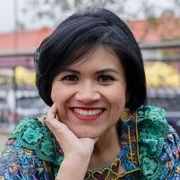
#> input picture Jackie-Reyes-Yanes.jpg, 180 x 180 px
$ python add_candidate_markers.py
#> lines starting #> are read from the running program, lines starting #| are printed output that depends on the picture
"""
Run from ward1intel folder: python3 add_candidate_markers.py
Resizes images to 80x80 thumbnails before base64 encoding — keeps file small.
Requires: pip install Pillow
"""
import base64, re, io
from PIL import Image

candidates = {
    "Jackie Reyes Yanes": {
        "file": "Jackie-Reyes-Yanes.jpg",
        "address": "707 Kenyon St NW",
        "lat": 38.9335,
        "lng": -77.0315,
    },
    "Aparna Raj": {
        "file": "aparna-raj.png",
        "address": "2656 15th St NW",
        "lat": 38.9265,
        "lng": -77.0395,
    },
    "Miguel Trindade Deramo": {
        "file": "Miguel-Trindade-Deramo.jpeg",
        "address": "2420 14th St NW",
        "lat": 38.9198,
        "lng": -77.0305,
    },
    "Rashida Brown": {
        "file": "rashida-brown.jpeg",
        "address": "430 Irving St NW",
        "lat": 38.9268,
        "lng": -77.0190,
    },
    "Terry Lynch": {
        "file": "terry-lynch.jpg",
        "address": "1737 Kenyon St NW",
        "lat": 38.9295,
        "lng": -77.0420,
    },
}

# Resize and encode each image
for name, info in candidates.items():
    img = Image.open(info["file"]).convert("RGB")
#> img is the input picture: PIL image 180x180 RGB; mean R, G, B 123, 117.4, 116.2
    img.thumbnail((80, 80), Image.LANCZOS)
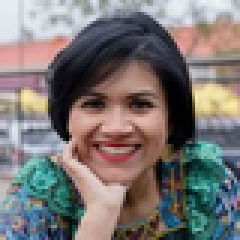
#> img: PIL image 80x80 RGB (shown 3 times larger); mean R, G, B 123, 117.4, 116.2
    buf = io.BytesIO()
    img.save(buf, format="JPEG", quality=75)
    b64 = base64.b64encode(buf.getvalue()).decode("utf-8")
    info["mime"] = "image/jpeg"
    info["b64"] = b64
    print(f"{name}: {len(b64)} chars after resize")
#> pass 2 of the loop `for name, info in candidates.items():`:
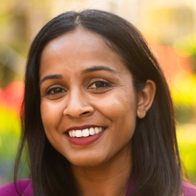
#> input picture aparna-raj.png, 196 x 196 px
#> `img.thumbnail((80, 80), Image.LANCZOS)`:
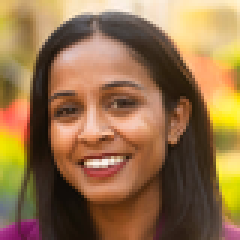
#> img: PIL image 80x80 RGB (shown 3 times larger); mean R, G, B 148.7, 112.9, 74.4
#> pass 3 of the loop `for name, info in candidates.items():`:
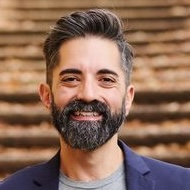
#> input picture Miguel-Trindade-Deramo.jpeg, 190 x 190 px
#> img is the input picture: PIL image 190x190 RGB; mean R, G, B 139, 106.1, 88.3
#> `img.thumbnail((80, 80), Image.LANCZOS)`:
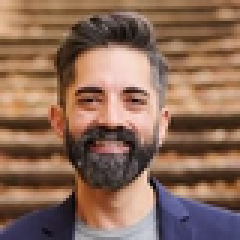
#> img: PIL image 80x80 RGB (shown 3 times larger); mean R, G, B 139, 106.1, 88.3
#> the loop made 5 passes; the first 3 are shown

# Read HTML
#> (the run stopped early here; a loop or call above may not have finished)
